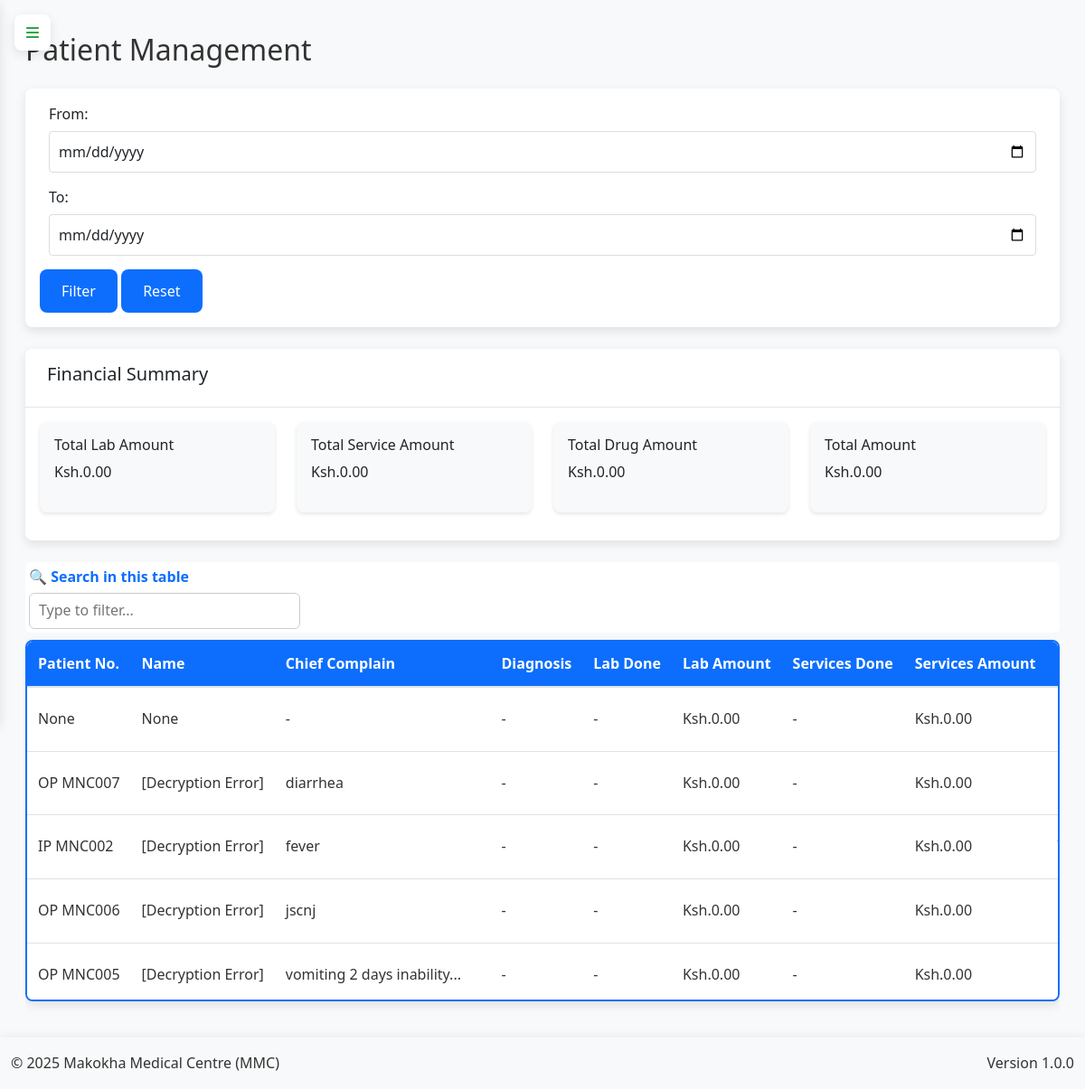
The page /admin/patients (signed in) on the database as committed earlier.
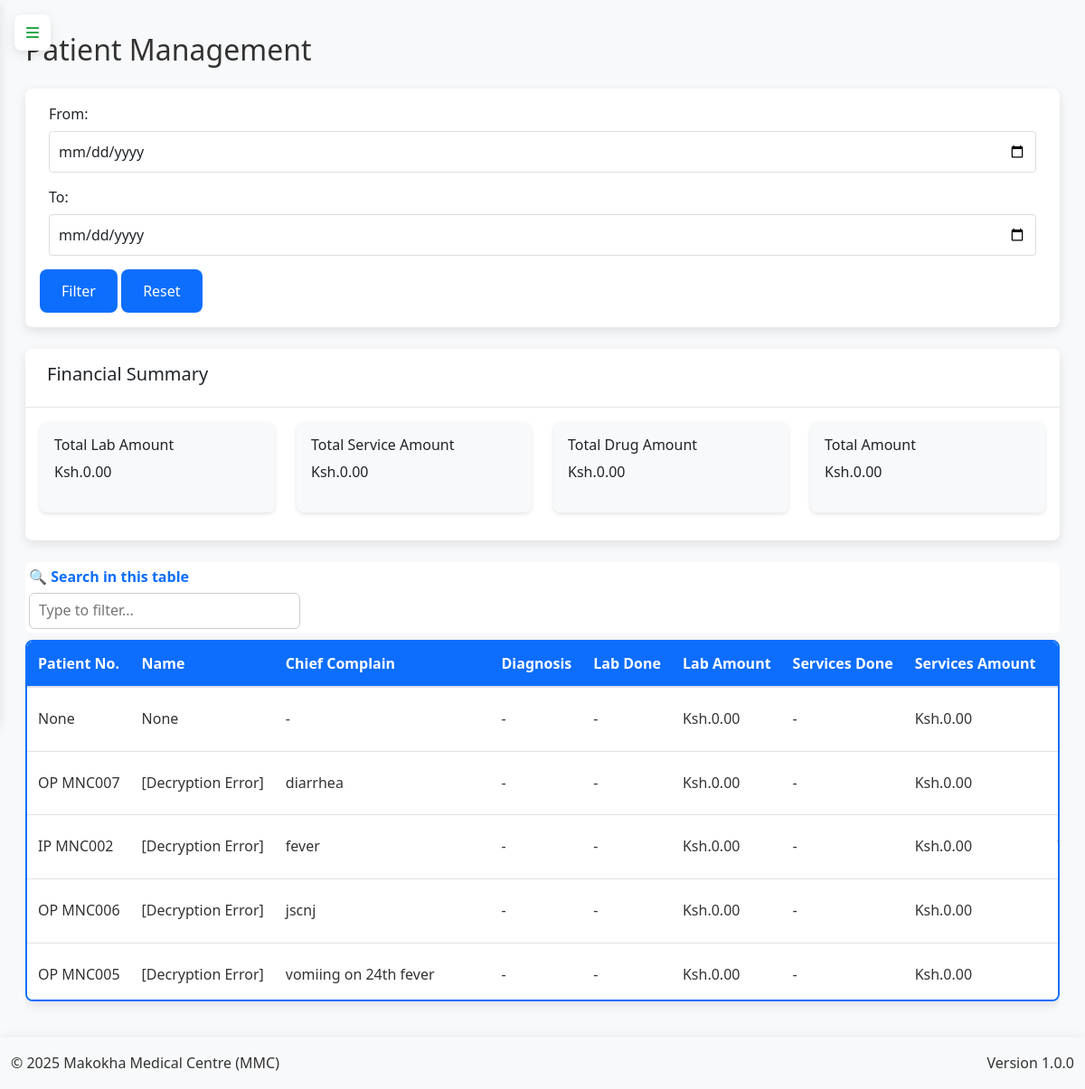
The same page on the database as committed later.
### app.py (models this page shows, shortened)
class Patient(db.Model):
    id = db.Column(db.Integer, primary_key=True)
    op_number = db.Column(db.String(20), unique=True, nullable=True)
    ip_number = db.Column(db.String(20), unique=True, nullable=True)
    name = db.Column(db.String(100), nullable=True)  # encrypted
    age = db.Column(db.Integer, nullable=True)
    gender = db.Column(db.String(10), nullable=True)
    address = db.Column(db.String(200), nullable=True)  # encrypted
    phone = db.Column(db.String(20), nullable=True)  # encrypted
    destination = db.Column(db.String(100), nullable=True)
    occupation = db.Column(db.String(100), nullable=True)  # encrypted
    religion = db.Column(db.String(100), nullable=True)
    nok_name = db.Column(db.String(100), nullable=True)  # encrypted
    nok_contact = db.Column(db.String(20), nullable=True)  # encrypted
    tca = db.Column(db.Date, nullable=True)
    date_of_admission = db.Column(db.Date, nullable=True)
    status = db.Column(db.String(20), default='active', nullable=True)
    chief_complaint = db.Column(db.Text, nullable=True)
    history_present_illness = db.Column(db.Text, nullable=True)
    ai_assistance_enabled = db.Column(db.Boolean, default=False)
    ai_diagnosis = db.Column(db.Text)
    ai_treatment_recommendations = db.Column(db.Text)
    ai_last_updated = db.Column(db.DateTime)
    ai_confidence_score = db.Column(db.Float)  # 0-1 scale for diagnosis confidence
    created_at = db.Column(db.DateTime, default=datetime.utcnow)
    updated_at = db.Column(db.DateTime, default=datetime.utcnow, onupdate=datetime.utcnow)
    reviews = db.relationship('PatientReviewSystem', backref='patient', lazy=True)
    histories = db.relationship('PatientHistory', backref='patient', lazy=True)
    examinations = db.relationship('PatientExamination', backref='patient', lazy=True)
    diagnoses = db.relationship('PatientDiagnosis', backref='patient', lazy=True)
    management = db.relationship('PatientManagement', backref='patient', lazy=True)
    lab_requests = db.relationship('LabRequest', backref='patient', lazy=True)
    imaging_requests = db.relationship('ImagingRequest', backref='patient', lazy=True)
    @property
    def decrypted_name(self):
        if not self.name:
            return None
        try:
            return Config.decrypt_data_static(self.name)
        except Exception:
            return "[Decryption Error]"

### app.py (the view, shortened to what this page needs)
@app.route('/admin/patients', methods=['GET'])
@login_required
def manage_patients():
    if current_user.role != 'admin':
        flash('Unauthorized access', 'danger')
        return redirect(url_for('home'))
    start_date = request.args.get('start_date')
    end_date = request.args.get('end_date')
    query = Patient.query\
        .outerjoin(PatientLab)\
        .outerjoin(PatientService)\
        .outerjoin(Prescription)\
        .outerjoin(PatientDiagnosis)\
        .options(
            db.joinedload(Patient.labs).joinedload(PatientLab.test),
            db.joinedload(Patient.services).joinedload(PatientService.service),
            db.joinedload(Patient.prescriptions).joinedload(Prescription.items),
            db.joinedload(Patient.diagnoses)
        )
    if start_date:
        try:
            start_date = datetime.strptime(start_date, '%Y-%m-%d')
            query = query.filter(Patient.created_at >= start_date)
        except ValueError:
            flash('Invalid start date format', 'danger')
    if end_date:
        try:
            end_date = datetime.strptime(end_date, '%Y-%m-%d') + timedelta(days=1)
            query = query.filter(Patient.created_at <= end_date)
        except ValueError:
            flash('Invalid end date format', 'danger')
    patients = query.order_by(Patient.created_at.desc()).distinct().all()
    total_lab_amount = 0
    total_service_amount = 0
    total_drug_amount = 0
    for patient in patients:
        for lab in patient.labs:
            total_lab_amount += lab.test.price
        for service in patient.services:
            total_service_amount += service.service.price
        for prescription in patient.prescriptions:
            for item in prescription.items:
                total_drug_amount += item.drug.selling_price * item.quantity
    lab_tests = LabTest.query.all()
    services = Service.query.all()
    return render_template('admin/patients.html',
        patients=patients,
        lab_tests=lab_tests,
        services=services,
        total_lab_amount=total_lab_amount,
        total_service_amount=total_service_amount,
        total_drug_amount=total_drug_amount,
        total_amount=total_lab_amount + total_service_amount + total_drug_amount
    )

### app.py (called while the page is built, shortened)
@app.before_request
def initialize_data():
    global _first_request
    if not _first_request:
        return

@app.context_processor
def inject_current_date():
    return {'current_date': date.today().strftime('%Y-%m-%d')}

@app.context_processor
def inject_csrf_token():
    return dict(csrf_token=generate_csrf)

@app.context_processor
def utility_processor():
    def decrypt_data(encrypted_data):
        if not encrypted_data:
            return ""
        try:
            return Config.decrypt_data_static(encrypted_data)
        except:
            return "[Decryption Error]"
    return dict(decrypt_data=decrypt_data)

    @login_manager.user_loader
    def load_user(user_id):
        return db.session.get(User, int(user_id))

### config.py (called while the page is built, shortened)
    @classmethod
    def decrypt_data(cls, encrypted_data: Optional[str]) -> str:
        if not encrypted_data or not isinstance(encrypted_data, str):
            return ""
        if not cls.fernet:
            raise RuntimeError("Fernet not initialized. Call Config.init_fernet(app) at startup.")

    @staticmethod
    def decrypt_data_static(encrypted_data: Optional[str]) -> str:
        return Config.decrypt_data(encrypted_data)

### templates/admin/patients.html (shortened to what the changed rows need)
{% extends "base.html" %}
{% block content %}
<div class="container-fluid">
    <div class="row">
        <div class="col-12">
            <h2 class="mb-4">Patient Management</h2>
            <div class="table-responsive">
                <table class="data-table" id="patientsTable">
                    <thead>
                        <tr>
                            <th>Patient No.</th>
                            <th>Name</th>
                            <th>Chief Complain</th>
                            <th>Diagnosis</th>
                            <th>Lab Done</th>
                            <th>Lab Amount</th>
                            <th>Services Done</th>
                            <th>Services Amount</th>
                            <th>Drug Name</th>
                        </tr>
                    </thead>
                    <tbody>
                        {% for patient in patients %}
                        {% set lab_total = namespace(amount=0) %}
                        {% if patient.labs %}
                            {% for lab in patient.labs %}
                                {% set lab_total.amount = lab_total.amount + lab.test.price %}
                            {% endfor %}
                        {% endif %}
                        {% set service_total = namespace(amount=0) %}
                        {% if patient.services %}
                            {% for service in patient.services %}
                                {% set service_total.amount = service_total.amount + service.service.price %}
                            {% endfor %}
                        {% endif %}
                        {% set drug_total = namespace(amount=0) %}
                        {% if patient.prescriptions %}
                            {% for prescription in patient.prescriptions %}
                                {% for item in prescription.items %}
                                    {% set drug_total.amount = drug_total.amount + (item.drug.selling_price * item.quantity) %}
                                {% endfor %}
                            {% endfor %}
                        {% endif %}
                        {% set total_amount = lab_total.amount + service_total.amount + drug_total.amount %}
                        <tr data-lab-amount="{{ lab_total.amount }}" data-service-amount="{{ service_total.amount }}" data-drug-amount="{{ drug_total.amount }}" data-total-amount="{{ total_amount }}">
                            <td>{{ patient.op_number or patient.ip_number }}</td>
                            <td>{{ patient.decrypted_name }}</td>
                            <td>{{ patient.chief_complaint|default('-', true)|truncate(30) }}</td>
                            <td>{{ patient.patient_Diagnosis[0].diagnosis if patient.patient_Diagnosis else '-' }}</td>
                            <td>
                                {% if patient.labs %}
                                    {% for lab in patient.labs %}
                                        {{ lab.test.name }}{% if not loop.last %}, {% endif %}
                                    {% endfor %}
                                {% else %}
                                    -
                                {% endif %}
                            </td>
                            <td>
                                {% if patient.labs %}
                                    Ksh.{{ "%.2f"|format(lab_total.amount) }}
                                {% else %}
                                    Ksh.0.00
                                {% endif %}
                            </td>
                            <td>
                                {% if patient.services %}
                                    {% for service in patient.services %}
                                        {{ service.service.name }}{% if not loop.last %}, {% endif %}
                                    {% endfor %}
                                {% else %}
                                    -
                                {% endif %}
                            </td>
                            <td>
                                {% if patient.services %}
                                    Ksh.{{ "%.2f"|format(service_total.amount) }}
                                {% else %}
                                    Ksh.0.00
                                {% endif %}
                            </td>
                            <td>
                            </td>
                        </tr>
                        {% endfor %}
                    </tbody>
                </table>
            </div>
        </div>
    </div>
</div>
{% endblock %}

Rows that differ between the two databases and show on the page:
changed Patient "OP MNC005": chief_complaint "vomiting 2 days inability..." → "vomiing on 24th fever"
